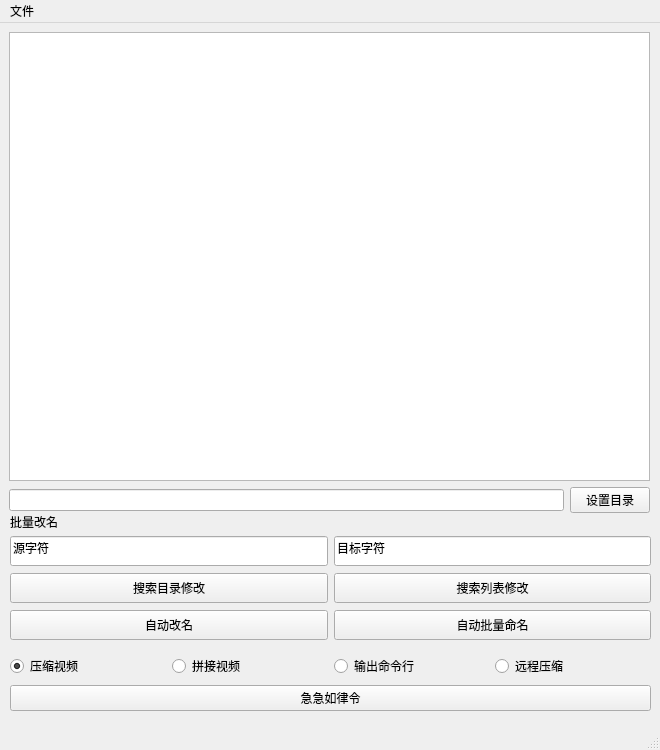
<?xml version="1.0" encoding="UTF-8"?>
<ui version="4.0">
 <class>MainWindow</class>
 <widget class="QMainWindow" name="MainWindow">
  <property name="geometry">
   <rect>
    <x>0</x>
    <y>0</y>
    <width>660</width>
    <height>750</height>
   </rect>
  </property>
  <property name="minimumSize">
   <size>
    <width>660</width>
    <height>750</height>
   </size>
  </property>
  <property name="windowTitle">
   <string>J_videoConverter</string>
  </property>
  <widget class="QWidget" name="cw">
   <widget class="QWidget" name="layoutWidget">
    <property name="geometry">
     <rect>
      <x>9</x>
      <y>9</y>
      <width>641</width>
      <height>481</height>
     </rect>
    </property>
    <layout class="QGridLayout" name="gridLayout">
     <item row="0" column="0" colspan="2">
      <widget class="QTableView" name="tableView_fileList">
       <property name="autoScroll">
        <bool>false</bool>
       </property>
       <property name="editTriggers">
        <set>QAbstractItemView::EditTrigger::DoubleClicked|QAbstractItemView::EditTrigger::SelectedClicked</set>
       </property>
       <property name="dragEnabled">
        <bool>true</bool>
       </property>
       <property name="dragDropMode">
        <enum>QAbstractItemView::DragDropMode::DragDrop</enum>
       </property>
       <property name="selectionMode">
        <enum>QAbstractItemView::SelectionMode::SingleSelection</enum>
       </property>
       <property name="verticalScrollMode">
        <enum>QAbstractItemView::ScrollMode::ScrollPerItem</enum>
       </property>
       <property name="horizontalScrollMode">
        <enum>QAbstractItemView::ScrollMode::ScrollPerItem</enum>
       </property>
      </widget>
     </item>
     <item row="1" column="0">
      <widget class="QLineEdit" name="lineEdit_inputField">
       <property name="inputMask">
        <string/>
       </property>
      </widget>
     </item>
     <item row="1" column="1">
      <widget class="QPushButton" name="pushButton_inputField">
       <property name="text">
        <string>设置目录</string>
       </property>
      </widget>
     </item>
    </layout>
   </widget>
   <widget class="QWidget" name="layoutWidget">
    <property name="geometry">
     <rect>
      <x>10</x>
      <y>490</y>
      <width>641</width>
      <height>131</height>
     </rect>
    </property>
    <layout class="QGridLayout" name="gridLayout_2">
     <item row="0" column="0">
      <widget class="QLabel" name="label">
       <property name="maximumSize">
        <size>
         <width>16777215</width>
         <height>15</height>
        </size>
       </property>
       <property name="text">
        <string>批量改名</string>
       </property>
      </widget>
     </item>
     <item row="1" column="0">
      <widget class="QLineEdit" name="lineEdit_oriName">
       <property name="sizePolicy">
        <sizepolicy hsizetype="Expanding" vsizetype="Fixed">
         <horstretch>0</horstretch>
         <verstretch>1</verstretch>
        </sizepolicy>
       </property>
       <property name="minimumSize">
        <size>
         <width>0</width>
         <height>30</height>
        </size>
       </property>
       <property name="maximumSize">
        <size>
         <width>16777215</width>
         <height>30</height>
        </size>
       </property>
       <property name="text">
        <string>源字符</string>
       </property>
      </widget>
     </item>
     <item row="1" column="1">
      <widget class="QLineEdit" name="lineEdit_desName">
       <property name="sizePolicy">
        <sizepolicy hsizetype="Expanding" vsizetype="Fixed">
         <horstretch>0</horstretch>
         <verstretch>1</verstretch>
        </sizepolicy>
       </property>
       <property name="minimumSize">
        <size>
         <width>0</width>
         <height>30</height>
        </size>
       </property>
       <property name="maximumSize">
        <size>
         <width>16777215</width>
         <height>30</height>
        </size>
       </property>
       <property name="text">
        <string>目标字符</string>
       </property>
      </widget>
     </item>
     <item row="2" column="0">
      <widget class="QPushButton" name="pushButton_rename">
       <property name="minimumSize">
        <size>
         <width>0</width>
         <height>30</height>
        </size>
       </property>
       <property name="maximumSize">
        <size>
         <width>16777215</width>
         <height>30</height>
        </size>
       </property>
       <property name="text">
        <string>搜索目录修改</string>
       </property>
      </widget>
     </item>
     <item row="2" column="1">
      <widget class="QPushButton" name="pushButton_rename1">
       <property name="minimumSize">
        <size>
         <width>0</width>
         <height>30</height>
        </size>
       </property>
       <property name="maximumSize">
        <size>
         <width>16777215</width>
         <height>30</height>
        </size>
       </property>
       <property name="text">
        <string>搜索列表修改</string>
       </property>
      </widget>
     </item>
     <item row="3" column="0">
      <widget class="QPushButton" name="pushButton_rename2">
       <property name="minimumSize">
        <size>
         <width>0</width>
         <height>30</height>
        </size>
       </property>
       <property name="maximumSize">
        <size>
         <width>16777215</width>
         <height>30</height>
        </size>
       </property>
       <property name="text">
        <string>自动改名</string>
       </property>
      </widget>
     </item>
     <item row="3" column="1">
      <widget class="QPushButton" name="pushButton_renameWithFolder">
       <property name="minimumSize">
        <size>
         <width>0</width>
         <height>30</height>
        </size>
       </property>
       <property name="maximumSize">
        <size>
         <width>16777215</width>
         <height>30</height>
        </size>
       </property>
       <property name="text">
        <string>自动批量命名</string>
       </property>
      </widget>
     </item>
    </layout>
   </widget>
   <widget class="QWidget" name="layoutWidget">
    <property name="geometry">
     <rect>
      <x>10</x>
      <y>630</y>
      <width>641</width>
      <height>61</height>
     </rect>
    </property>
    <layout class="QGridLayout" name="gridLayout_3">
     <item row="0" column="0">
      <widget class="QRadioButton" name="radioButton">
       <property name="text">
        <string>压缩视频</string>
       </property>
       <property name="checked">
        <bool>true</bool>
       </property>
      </widget>
     </item>
     <item row="0" column="1">
      <widget class="QRadioButton" name="radioButton_2">
       <property name="text">
        <string>拼接视频</string>
       </property>
      </widget>
     </item>
     <item row="0" column="2">
      <widget class="QRadioButton" name="radioButton_3">
       <property name="text">
        <string>输出命令行</string>
       </property>
      </widget>
     </item>
     <item row="0" column="3">
      <widget class="QRadioButton" name="radioButton_4">
       <property name="text">
        <string>远程压缩</string>
       </property>
      </widget>
     </item>
     <item row="1" column="0" colspan="4">
      <widget class="QPushButton" name="pushButton_convert">
       <property name="text">
        <string>急急如律令</string>
       </property>
      </widget>
     </item>
    </layout>
   </widget>
  </widget>
  <widget class="QMenuBar" name="menubar">
   <property name="geometry">
    <rect>
     <x>0</x>
     <y>0</y>
     <width>660</width>
     <height>21</height>
    </rect>
   </property>
   <widget class="QMenu" name="menufile">
    <property name="title">
     <string>文件</string>
    </property>
    <addaction name="action_open"/>
    <addaction name="action_save"/>
    <addaction name="action_setting"/>
   </widget>
   <addaction name="menufile"/>
  </widget>
  <widget class="QStatusBar" name="statusbar"/>
  <action name="action_open">
   <property name="text">
    <string>打开</string>
   </property>
  </action>
  <action name="action_save">
   <property name="text">
    <string>保存</string>
   </property>
  </action>
  <action name="action_setting">
   <property name="text">
    <string>设置</string>
   </property>
  </action>
 </widget>
 <resources/>
 <connections/>
</ui>
